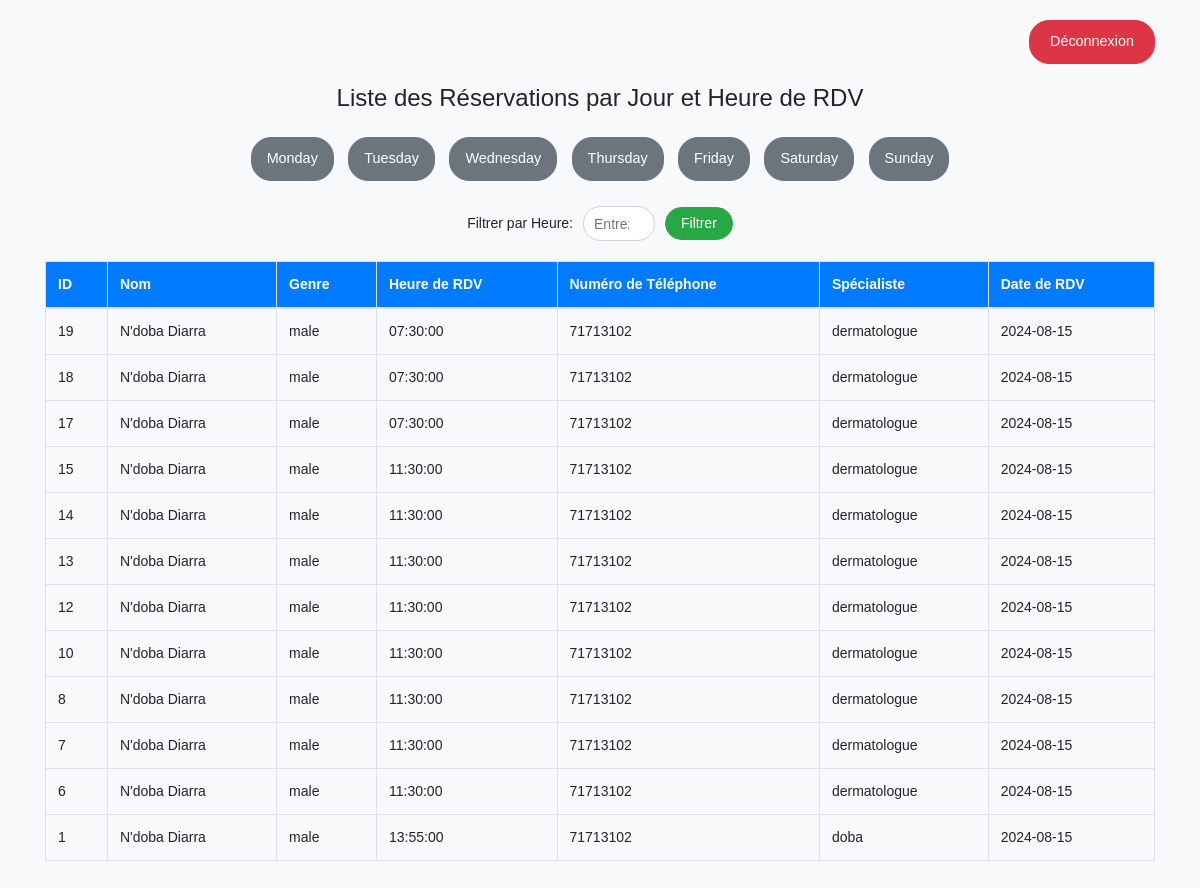
Screenshot of /vue.php?day=Thursday with the database file from the repository.
### tables this page shows
CREATE TABLE `users` (
  `id` int(11) NOT NULL,
  `appointment_for` enum('myself','someone_else') NOT NULL,
  `name` varchar(100) NOT NULL,
  `gender` enum('male','female') NOT NULL,
  `phone_number` varchar(15) NOT NULL,
  `birthdate` int(11) NOT NULL,
  `birth_month` enum('Jan','Feb','Mar','Apr','May','Jun','Jul','Aug','Sep','Oct','Nov','Dec') NOT NULL,
  `birth_year` int(11) NOT NULL,
  `birth_day` int(11) NOT NULL,
  `specialist` varchar(100) NOT NULL,
  `symptoms` text NOT NULL,
  `appointment_date` date NOT NULL,
  `appointment_time` time NOT NULL,
  `created_at` timestamp NOT NULL DEFAULT current_timestamp()
);

### vue.php (the view, shortened to what this page needs)
<?php
require_once 'connexiondb.php';
$selectedDay = isset($_GET['day']) ? $_GET['day'] : null;
$sql = "SELECT id, name, gender, appointment_time, phone_number, specialist, appointment_date FROM users WHERE 1=1";
if ($selectedDay) {
    $sql .= " AND DAYNAME(appointment_date) = '$selectedDay'";
}
$sql .= " ORDER BY appointment_time ASC";
$result = $conn->query($sql);
?>
<!DOCTYPE html>
<html lang="fr">
<head>
    <link rel="stylesheet" href="https://stackpath.bootstrapcdn.com/bootstrap/4.5.2/css/bootstrap.min.css">
</head>
<body>
    <div class="container">
        <div class="logout-form">
            <form method="post">
                <button type="submit" name="logout" class="btn">Déconnexion</button>
            </form>
        </div>
        <h1>Liste des Réservations par Jour et Heure de RDV</h1>
        <div class="days">
            <?php
            $days = ['Monday', 'Tuesday', 'Wednesday', 'Thursday', 'Friday', 'Saturday', 'Sunday'];
            foreach ($days as $day): ?>
                <a href="?day=<?= $day ?>" class="btn"><?= $day ?></a>
            <?php endforeach; ?>
        </div>
        <form class="form-inline">
            <label for="time">Filtrer par Heure:</label>
            <input type="number" min="0" max="23" class="form-control" id="time" name="time" placeholder="Entrez l'heure">
            <button type="submit" class="btn">Filtrer</button>
        </form>
        <?php if ($result->num_rows > 0): ?>
            <div class="table-responsive">
                <table class="table table-bordered">
                    <thead>
                        <tr>
                            <th>ID</th>
                            <th>Nom</th>
                            <th>Genre</th>
                            <th>Heure de RDV</th>
                            <th>Numéro de Téléphone</th>
                            <th>Spécialiste</th>
                            <th>Date de RDV</th>
                        </tr>
                    </thead>
                    <tbody>
                        <?php while($row = $result->fetch_assoc()): ?>
                            <tr>
                                <td><?= htmlspecialchars($row['id']) ?></td>
                                <td><?= htmlspecialchars($row['name']) ?></td>
                                <td><?= htmlspecialchars($row['gender']) ?></td>
                                <td><?= htmlspecialchars($row['appointment_time']) ?></td>
                                <td><?= htmlspecialchars($row['phone_number']) ?></td>
                                <td><?= htmlspecialchars($row['specialist']) ?></td>
                                <td><?= htmlspecialchars($row['appointment_date']) ?></td>
                            </tr>
                        <?php endwhile; ?>
                    </tbody>
                </table>
            </div>
        <?php else: ?>
            <p class="text-center">Aucun utilisateur trouvé pour ce jour ou cette heure.</p>
        <?php endif; ?>
    </div>
</body>
</html>

### vue.php (style rules this page uses)
body { background: #f8f9fa; font-family: Arial, sans-serif; margin: 0; padding: 20px; }
h1 { margin-bottom: 20px; font-size: 1.5rem; text-align: center; }
.days { margin-bottom: 20px; text-align: center; }
.days .btn { margin: 5px; padding: 10px 15px; font-size: 0.9rem; background-color: #6c757d; border-color: #6c757d; color: white; border-radius: 20px; }
table { width: 100%; margin-bottom: 20px; border-collapse: collapse; }
table, th, td { border: 1px solid #dee2e6; }
th, td { padding: 10px; text-align: left; }
th { background-color: #007bff; color: white; font-size: 0.875rem; }
td { font-size: 0.875rem; }
.form-inline { display: flex; justify-content: center; margin-bottom: 20px; flex-wrap: wrap; }
.form-inline label { font-size: 0.875rem; margin-right: 10px; }
.form-inline input { font-size: 0.875rem; margin-right: 10px; border-radius: 20px; padding: 5px 10px; width: 100px; border: 1px solid #ced4da; }
.form-inline button { font-size: 0.875rem; padding: 5px 15px; background-color: #28a745; border-color: #28a745; color: white; border-radius: 20px; }
.logout-form { text-align: right; margin-bottom: 20px; }
.logout-form button { padding: 10px 20px; background-color: #dc3545; border-color: #dc3545; color: white; border-radius: 20px; font-size: 0.9rem; }

### rows the page displays
users: id "19", name "N'doba Diarra", gender "male", appointment_time "07:30:00", phone_number "71713102", specialist "dermatologue", appointment_date "2024-08-15"
users: id "18", name "N'doba Diarra", gender "male", appointment_time "07:30:00", phone_number "71713102", specialist "dermatologue", appointment_date "2024-08-15"
users: id "17", name "N'doba Diarra", gender "male", appointment_time "07:30:00", phone_number "71713102", specialist "dermatologue", appointment_date "2024-08-15"
users: id "15", name "N'doba Diarra", gender "male", appointment_time "11:30:00", phone_number "71713102", specialist "dermatologue", appointment_date "2024-08-15"
users: id "14", name "N'doba Diarra", gender "male", appointment_time "11:30:00", phone_number "71713102", specialist "dermatologue", appointment_date "2024-08-15"
users: id "13", name "N'doba Diarra", gender "male", appointment_time "11:30:00", phone_number "71713102", specialist "dermatologue", appointment_date "2024-08-15"
users: id "12", name "N'doba Diarra", gender "male", appointment_time "11:30:00", phone_number "71713102", specialist "dermatologue", appointment_date "2024-08-15"
users: id "10", name "N'doba Diarra", gender "male", appointment_time "11:30:00", phone_number "71713102", specialist "dermatologue", appointment_date "2024-08-15"
users: id "8", name "N'doba Diarra", gender "male", appointment_time "11:30:00", phone_number "71713102", specialist "dermatologue", appointment_date "2024-08-15"
users: id "7", name "N'doba Diarra", gender "male", appointment_time "11:30:00", phone_number "71713102", specialist "dermatologue", appointment_date "2024-08-15"
users: id "6", name "N'doba Diarra", gender "male", appointment_time "11:30:00", phone_number "71713102", specialist "dermatologue", appointment_date "2024-08-15"
users: id "1", name "N'doba Diarra", gender "male", appointment_time "13:55:00", phone_number "71713102", specialist "doba", appointment_date "2024-08-15"

### other values shown
$day "Monday"
$day "Tuesday"
$day "Wednesday"
$day "Thursday"
$day "Friday"
$day "Saturday"
$day "Sunday"
